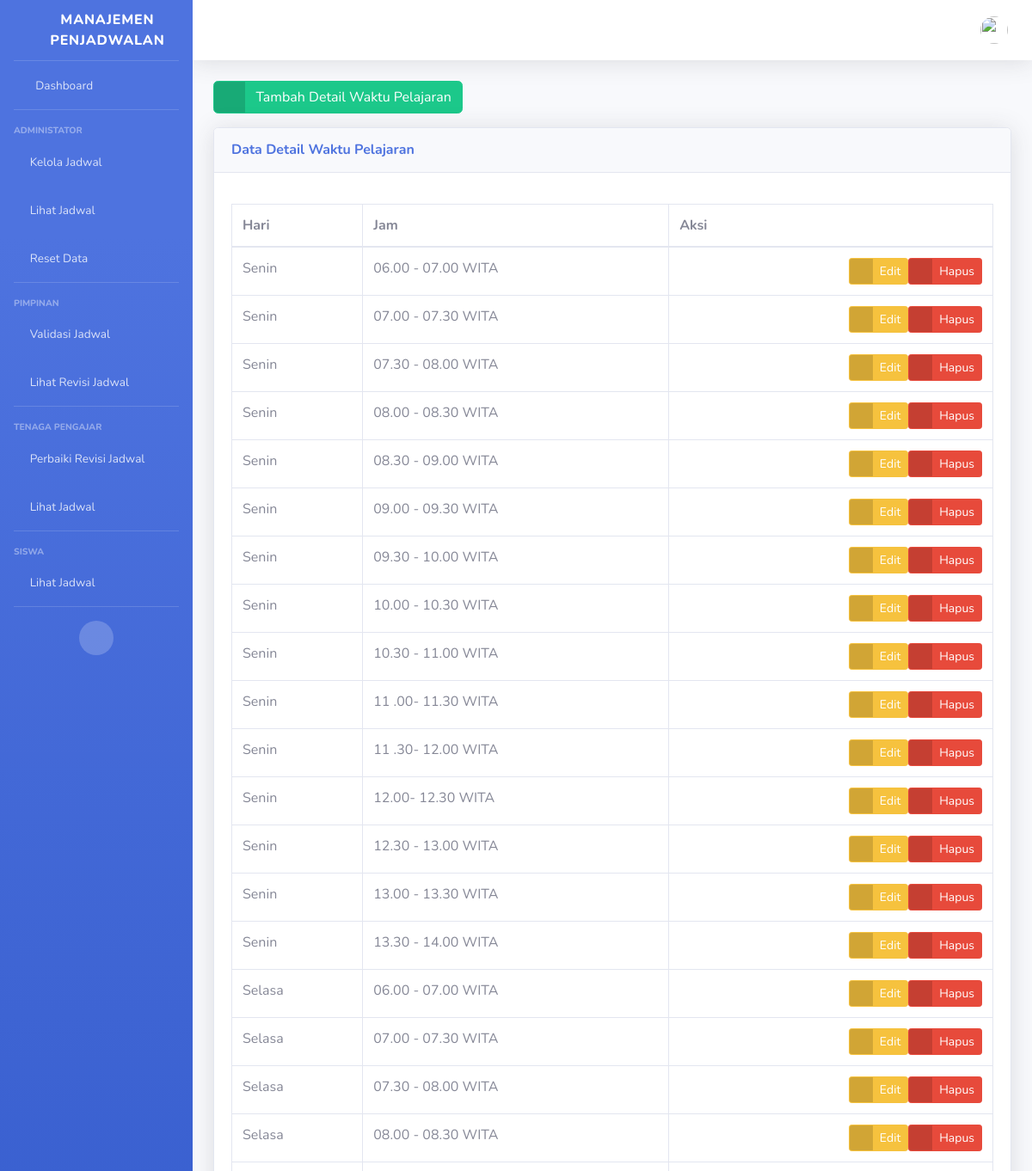
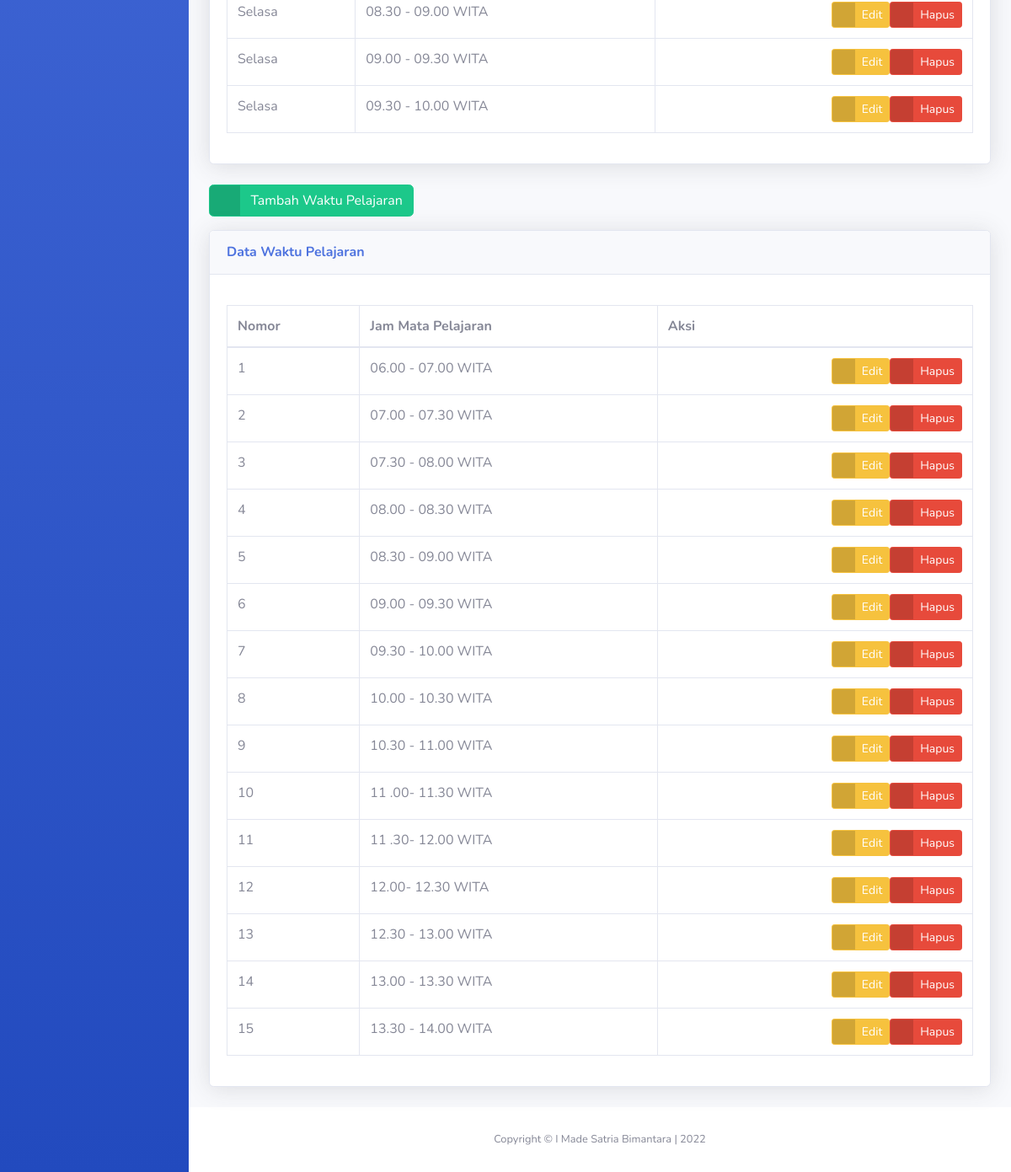
The app's page /administrator/waktu/ (signed in) with its own data (2 pictures, top to bottom).
### administrator/models.py (models this page shows, shortened)
class DetailWaktu(models.Model):
    hari = models.ForeignKey(
        Hari,
        on_delete=models.CASCADE
    )
    waktu = models.ForeignKey(
        Waktu,
        on_delete=models.CASCADE
    )
    published = models.DateTimeField(
        auto_now_add=True,
        editable=False
    )
    updated = models.DateTimeField(
        auto_now=True,
        editable=False
    )
    class Meta:
        ordering = ['hari', 'waktu']
        verbose_name_plural = "Detail Waktu"

class Hari(models.Model):
    CHOICES_HARI = (
        ('senin', 'Senin'),
        ('selasa', 'Selasa'),
        ('rabu', 'Rabu'),
        ('kamis', 'Kamis'),
        ('jumat', 'Jumat'),
        ('sabtu', 'Sabtu'),
    )
    nama_hari = models.CharField(
        'Nama Hari',
        choices=CHOICES_HARI,
        max_length=10,
        unique=True
    )
    class Meta:
        ordering = ['id']
        verbose_name_plural = "Hari"

class Waktu(models.Model):
    nama_waktu = models.CharField(
        'Rentang Waktu Pelajaran',
        max_length=30,
        unique=True
    )
    class Meta:
        ordering = ['nama_waktu']
        verbose_name_plural = "Waktu"

### administrator/waktu_views.py (the view)
# urls.py: path('waktu/', WaktuIndexView.as_view(),
class WaktuIndexView(LoginRequiredMixin, UserPassesTestMixin, ListView):
    template_name = 'administrator/waktu/index.html'
    context = {
        'title_page': "Database | Waktu",
        'subtitle_page': "Halaman Database Waktu Pelajaran"
    }
    def get(self, request):
        all_waktu = Waktu.objects.all()
        all_detailwaktu = DetailWaktu.objects.all()
        self.context.update(
            {
                'all_waktu': all_waktu,
                'all_detailwaktu': all_detailwaktu,
            }
        )
        return render(request, self.template_name, self.context)
    def test_func(self):
        return self.request.user.groups.filter(name='administrator')

### administrator/templatetags/auth_extras.py (called while the page is built)
@register.filter(name='has_group')
def has_group(user, group_name):
    return user.groups.filter(name=group_name).exists()

@register.filter(name='exclude_group')
def exclude_group(user, group_name):
    return user.groups.exclude(name=group_name).exists()

### templates/administrator/waktu/index.html (shortened to what this page needs)
{% extends 'base.html' %}
{% load static %}
{% block page_content %}
<div class="row">
    <div class="col">
        <a href="{% url 'administrator_IT:detail_waktu_create' %}" class="btn btn-success btn-icon-split">
            <span class="icon text-white-50">
                <i class="fas fa-plus-circle"></i>
            </span>
            <span class="text">Tambah Detail Waktu Pelajaran</span>
        </a>
    </div>
</div>
<div class="row mt-3">
    <div class="col">
        <div class="card shadow mb-4">
            <div class="card-header py-3">
                <h6 class="m-0 font-weight-bold text-primary">Data Detail Waktu Pelajaran</h6>
            </div>
            <div class="card-body">
                <div class="row mt-3">
                    <div class="col">
                        <div class="table-responsive">
                            <table class="table table-bordered" id="tableDetailWaktu" width="100%" cellspacing="0">
                                <thead>
                                    <tr>
                                        <th>Hari</th>
                                        <th>Jam</th>
                                        <th>Aksi</th>
                                    </tr>
                                </thead>
                                <tbody>
                                    {% for detailwaktu in all_detailwaktu %}
                                    <tr>
                                        <td>{{detailwaktu.hari.nama_hari.capitalize}}</td>
                                        <td>{{detailwaktu.waktu.nama_waktu}}</td>
                                        <td>
                                            <div class="d-flex justify-content-end">
                                                <a href="{% url 'administrator_IT:detail_waktu_update' detailwaktu.id %}"
                                                    class="btn btn-warning btn-icon-split btn-sm">
                                                    <span class="icon text-white-50">
                                                        <i class="fas fa-exclamation-triangle"></i>
                                                    </span>
                                                    <span class="text">Edit</span>
                                                </a>
                                                <a href="{% url 'administrator_IT:detail_waktu_delete' detailwaktu.id %}"
                                                    class="btn btn-danger btn-icon-split btn-sm">
                                                    <span class="icon text-white-50">
                                                        <i class="fas fa-trash"></i>
                                                    </span>
                                                    <span class="text">Hapus</span>
                                                </a>
                                            </div>
                                        </td>
                                    </tr>
                                    {% endfor %}
                                </tbody>
                            </table>
                        </div>
                    </div>
                </div>
            </div>
        </div>
    </div>
</div>
<div class="row">
    <div class="col">
        <a href="{% url 'administrator_IT:waktu_create' %}" class="btn btn-success btn-icon-split">
            <span class="icon text-white-50">
                <i class="fas fa-plus-circle"></i>
            </span>
            <span class="text">Tambah Waktu Pelajaran</span>
        </a>
    </div>
</div>
<div class="row mt-3">
    <div class="col">
        <div class="card shadow mb-4">
            <div class="card-header py-3">
                <h6 class="m-0 font-weight-bold text-primary">Data Waktu Pelajaran</h6>
            </div>
            <div class="card-body">
                <div class="row mt-3">
                    <div class="col">
                        <div class="table-responsive">
                            <table class="table table-bordered" id="tableWaktu" width="100%" cellspacing="0">
                                <thead>
                                    <tr>
                                        <th>Nomor</th>
                                        <th>Jam Mata Pelajaran</th>
                                        <th>Aksi</th>
                                    </tr>
                                </thead>
                                <tbody>
                                    {% for waktu in all_waktu %}
                                    <tr>
                                        <td>{{forloop.counter}}</td>
                                        <td>{{waktu.nama_waktu}}</td>
                                        <td>
                                            <div class="d-flex justify-content-end">
                                                <a href="{% url 'administrator_IT:waktu_update' waktu.id %}"
                                                    class="btn btn-warning btn-icon-split btn-sm">
                                                    <span class="icon text-white-50">
                                                        <i class="fas fa-exclamation-triangle"></i>
                                                    </span>
                                                    <span class="text">Edit</span>
                                                </a>
                                                <a href="{% url 'administrator_IT:waktu_delete' waktu.id %}"
                                                    class="btn btn-danger btn-icon-split btn-sm">
                                                    <span class="icon text-white-50">
                                                        <i class="fas fa-trash"></i>
                                                    </span>
                                                    <span class="text">Hapus</span>
                                                </a>
                                            </div>
                                        </td>
                                    </tr>
                                    {% endfor %}
                                </tbody>
                            </table>
                        </div>
                    </div>
                </div>
            </div>
        </div>
    </div>
</div>
{% endblock page_content %}

### records on screen
DetailWaktu: hari.nama_hari "Senin", waktu.nama_waktu "06.00 - 07.00 WITA"
DetailWaktu: hari.nama_hari "Senin", waktu.nama_waktu "07.00 - 07.30 WITA"
DetailWaktu: hari.nama_hari "Senin", waktu.nama_waktu "07.30 - 08.00 WITA"
DetailWaktu: hari.nama_hari "Senin", waktu.nama_waktu "08.00 - 08.30 WITA"
DetailWaktu: hari.nama_hari "Senin", waktu.nama_waktu "08.30 - 09.00 WITA"
DetailWaktu: hari.nama_hari "Senin", waktu.nama_waktu "09.00 - 09.30 WITA"
DetailWaktu: hari.nama_hari "Senin", waktu.nama_waktu "09.30 - 10.00 WITA"
DetailWaktu: hari.nama_hari "Senin", waktu.nama_waktu "10.00 - 10.30 WITA"
DetailWaktu: hari.nama_hari "Senin", waktu.nama_waktu "10.30 - 11.00 WITA"
DetailWaktu: hari.nama_hari "Senin", waktu.nama_waktu "11 .00- 11.30 WITA"
DetailWaktu: hari.nama_hari "Senin", waktu.nama_waktu "11 .30- 12.00 WITA"
DetailWaktu: hari.nama_hari "Senin", waktu.nama_waktu "12.00- 12.30 WITA"
DetailWaktu: hari.nama_hari "Senin", waktu.nama_waktu "12.30 - 13.00 WITA"
DetailWaktu: hari.nama_hari "Senin", waktu.nama_waktu "13.00 - 13.30 WITA"
DetailWaktu: hari.nama_hari "Senin", waktu.nama_waktu "13.30 - 14.00 WITA"
DetailWaktu: hari.nama_hari "Selasa", waktu.nama_waktu "06.00 - 07.00 WITA"
DetailWaktu: hari.nama_hari "Selasa", waktu.nama_waktu "07.00 - 07.30 WITA"
DetailWaktu: hari.nama_hari "Selasa", waktu.nama_waktu "07.30 - 08.00 WITA"
DetailWaktu: hari.nama_hari "Selasa", waktu.nama_waktu "08.00 - 08.30 WITA"
DetailWaktu: hari.nama_hari "Selasa", waktu.nama_waktu "08.30 - 09.00 WITA"
DetailWaktu: hari.nama_hari "Selasa", waktu.nama_waktu "09.00 - 09.30 WITA"
DetailWaktu: hari.nama_hari "Selasa", waktu.nama_waktu "09.30 - 10.00 WITA"
Waktu: nama_waktu "06.00 - 07.00 WITA"
Waktu: nama_waktu "07.00 - 07.30 WITA"
Waktu: nama_waktu "07.30 - 08.00 WITA"
Waktu: nama_waktu "08.00 - 08.30 WITA"
Waktu: nama_waktu "08.30 - 09.00 WITA"
Waktu: nama_waktu "09.00 - 09.30 WITA"
Waktu: nama_waktu "09.30 - 10.00 WITA"
Waktu: nama_waktu "10.00 - 10.30 WITA"
Waktu: nama_waktu "10.30 - 11.00 WITA"
Waktu: nama_waktu "11 .00- 11.30 WITA"
Waktu: nama_waktu "11 .30- 12.00 WITA"
Waktu: nama_waktu "12.00- 12.30 WITA"
Waktu: nama_waktu "12.30 - 13.00 WITA"
Waktu: nama_waktu "13.00 - 13.30 WITA"
Waktu: nama_waktu "13.30 - 14.00 WITA"
